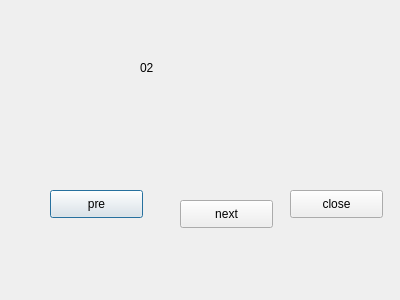
<?xml version="1.0" encoding="UTF-8"?>
<ui version="4.0">
 <class>Dialog2</class>
 <widget class="QDialog" name="Dialog2">
  <property name="geometry">
   <rect>
    <x>0</x>
    <y>0</y>
    <width>400</width>
    <height>300</height>
   </rect>
  </property>
  <property name="windowTitle">
   <string>Dialog</string>
  </property>
  <widget class="QLabel" name="label">
   <property name="geometry">
    <rect>
     <x>140</x>
     <y>60</y>
     <width>72</width>
     <height>15</height>
    </rect>
   </property>
   <property name="text">
    <string>02</string>
   </property>
  </widget>
  <widget class="QPushButton" name="pushButton">
   <property name="geometry">
    <rect>
     <x>50</x>
     <y>190</y>
     <width>93</width>
     <height>28</height>
    </rect>
   </property>
   <property name="text">
    <string>pre</string>
   </property>
  </widget>
  <widget class="QPushButton" name="pushButton_2">
   <property name="geometry">
    <rect>
     <x>180</x>
     <y>200</y>
     <width>93</width>
     <height>28</height>
    </rect>
   </property>
   <property name="text">
    <string>next</string>
   </property>
  </widget>
  <widget class="QPushButton" name="pushButton_3">
   <property name="geometry">
    <rect>
     <x>290</x>
     <y>190</y>
     <width>93</width>
     <height>28</height>
    </rect>
   </property>
   <property name="text">
    <string>close</string>
   </property>
  </widget>
 </widget>
 <resources/>
 <connections/>
</ui>
